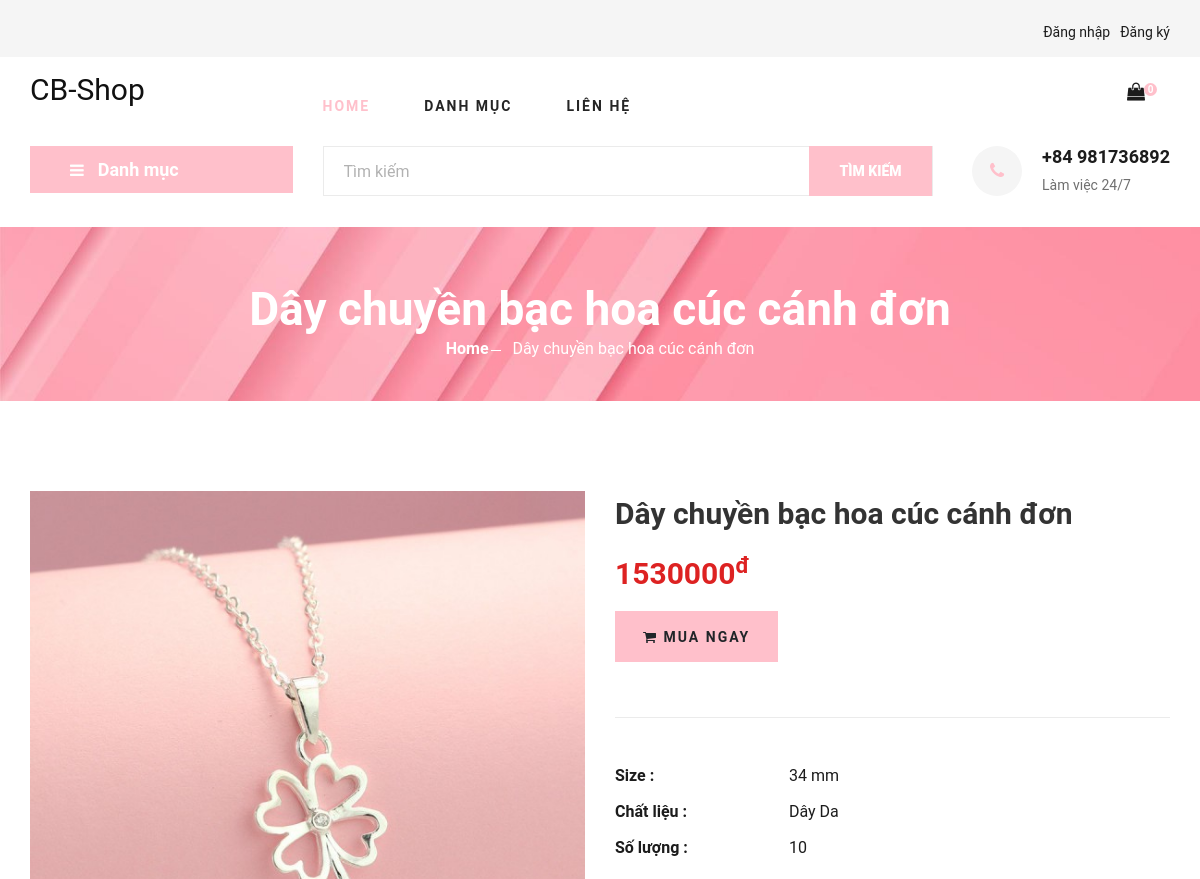
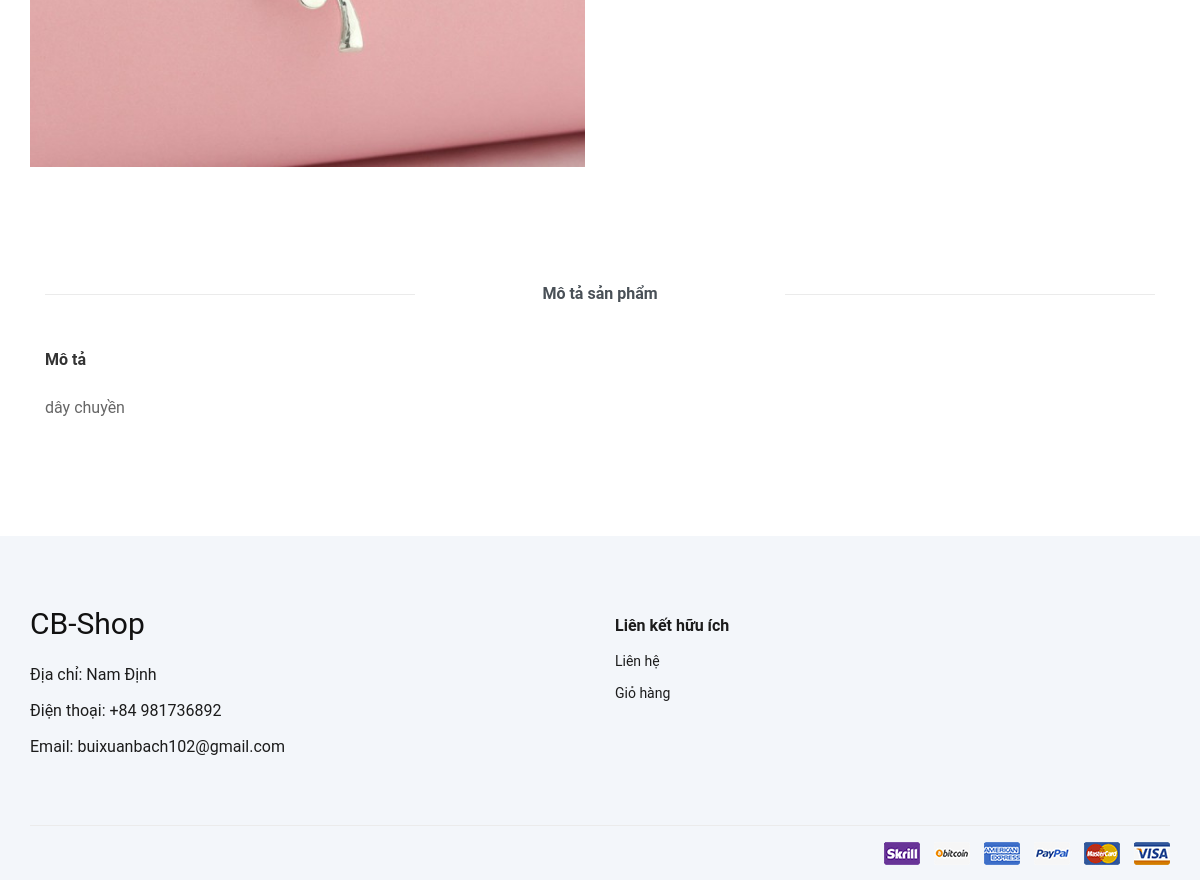
/detail/1, run on the app's committed database (2 pictures, top to bottom).
### home/models.py (models this page shows, shortened)
class Product(models.Model):
    pro_name = models.CharField(max_length=255, verbose_name=_('name'))
    cat_id = models.ForeignKey(Category, on_delete=models.CASCADE, verbose_name=_('category'))
    pro_img = models.ImageField(null=True, verbose_name=_('image'))
    pro_size = models.CharField(max_length=10, verbose_name=_('size'))
    pro_material = models.CharField(max_length=10, verbose_name=_('material'))
    pro_price = models.IntegerField(verbose_name=_('price'))
    pro_quantity = models.IntegerField(verbose_name=_('quantity'))
    pro_desc = models.TextField(verbose_name=_('description'))
    date = models.DateTimeField(auto_now_add= True)
    class Meta:
        verbose_name = _('product')
        verbose_name_plural = _('products')

### home/views.py (the view)
# urls.py: path('detail/<int:pro_id>', views.show_product_detail, name='detail'),
def show_product_detail(request, pro_id):
    DataPro = Product.objects.get(pk=pro_id)
    DataCat = Category.objects.all().order_by('date')
    data = cartData(request)
    order = data['order']
    items = data['items']
    cartItems = data['cartItems']
    context = ({'Product' : DataPro, 'Categories' : DataCat, 'cartItems': cartItems})
    return render(request, 'pages/detail.html', context)

### home/utils.py (called while the page is built, shortened)
def cookieCart(request):
    try:
        cart = json.loads(request.COOKIES['cart'])
    except:
        cart = {}
    print('Cart: ',cart)
    items = []
    order = {'get_cart_items': 0,'get_cart_total': 0}
    cartItems = order['get_cart_items']
    return {'cartItems' : cartItems, 'order': order, 'items': items}

def cartData(request):
    if request.user.is_authenticated :
        customer = request.user.customer
        order, created = Order.objects.get_or_create(customer = customer, complete = False)
        items = order.orderitem_set.all()
        cartItems = order.get_cart_items
    else:
        cookieData = cookieCart(request)
        order = cookieData['order']
        items = cookieData['items']
        cartItems = cookieData['cartItems']
    return {'cartItems' : cartItems, 'order': order, 'items': items}

### home/templates/pages/detail.html (shortened to what this page needs)
{% extends "pages/base.html" %}
{% load static %}
{% block content %}
    <section class="breadcrumb-section set-bg" data-setbg="{% static 'img/breadcrumb.jpg' %}">
        <div class="container">
            <div class="row">
                <div class="col-lg-12 text-center">
                    <div class="breadcrumb__text">
                        <h2>{{Product.pro_name}}</h2>
                        <div class="breadcrumb__option">
                            <a href="{% url 'home' %}">Home</a>
                            <span>{{Product.pro_name}}</span>
                        </div>
                    </div>
                </div>
            </div>
        </div>
    </section>
    <section class="product-details spad">
        <div class="container">
            <div class="row">
                <div class="col-lg-6 col-md-6">
                    <div class="product__details__pic">
                        <div class="product__details__pic__item">
                            <img class="product__details__pic__item--large"
                                src="{{Product.pro_img.url}}" alt="">
                        </div>
                    </div>
                </div>
                <div class="col-lg-6 col-md-6">
                    <div class="product__details__text">
                        <div class="product__details__name">{{Product.pro_name}}</div>
                        <div class="product__details__price">{{Product.pro_price}}<sup>đ</sup></div>
                            <a data-product = {{Product.id}} data-action = "add" class="update-cart primary-btn btn-addToCart"><i class="fa fa-shopping-cart"></i> Mua Ngay</a>
                            <ul>
                                <li><b>Size : </b> <span>{{Product.pro_size}}</span></li>
                                <li><b>Chất liệu : </b> <span>{{Product.pro_material}}</span></li>
                                {% if Product.pro_quantity == 0 %}
                                    <li><b>Số lượng : </b> <span> Hết hàng </span></li>
                                {% else %}
                                    <li><b>Số lượng : </b> <span>{{Product.pro_quantity}}</span></li>
                                {% endif %}
                            </ul>
                        </div>
                    </div>
                </div>
                <div class="col-lg-12">
                    <div class="product__details__tab">
                        <ul class="nav nav-tabs" role="tablist">
                            <li class="nav-item">
                                <a class="nav-link active" data-toggle="tab" href="#tabs-1" role="tab"
                                    aria-selected="true">Mô tả sản phẩm</a>
                            </li>
                        </ul>
                        <div class="tab-content">
                            <div class="tab-pane active" id="tabs-1" role="tabpanel">
                                <div class="product__details__tab__desc">
                                    <h6>Mô tả</h6>
                                    <p>{{Product.pro_desc}}</p>
                                </div>
                            </div>
                        </div>
                    </div>
                </div>
            </div>
    </section>
{% endblock %}

### shoptrangsuc/static/css/style.css (style rules this page uses)
html, body { height: 100%; font-family: 'Roboto', sans-serif; }
h1, h2, h3, h4, h5, h6 { margin: 0; color: #111111; font-weight: 400; }
h2 { font-size: 36px; }
h6 { font-size: 16px; }
p { font-size: 16px; color: #6f6f6f; font-weight: 400; line-height: 26px; margin: 0 0 15px 0; }
img { max-width: 100%; }
ul, ol { padding: 0; margin: 0; }
.set-bg { background-repeat: no-repeat; background-size: cover; background-position: top center; }
.spad { padding-top: 100px; padding-bottom: 100px; }
.primary-btn { display: inline-block; font-size: 14px; padding: 10px 28px 10px; color: #ffffff; text-transform: uppercase; font-weight: 700; background: #FFC0CB; letter-spacing: 2px; border: 0; }
.breadcrumb-section { display: flex; align-items: center; padding: 45px 0 40px; }
.breadcrumb__text h2 { font-size: 46px; color: #ffffff; font-weight: 700; }
.breadcrumb__option a { display: inline-block; font-size: 16px; color: #ffffff; font-weight: 700; margin-right: 20px; position: relative; }
.breadcrumb__option a:after { position: absolute; right: -12px; top: 13px; height: 1px; width: 10px; background: #ffffff; content: ""; }
.breadcrumb__option span { display: inline-block; font-size: 16px; color: #ffffff; }
.product-details { padding-top: 80px; }
.product__details__pic__item { margin-bottom: 20px; }
.product__details__pic__item img { min-width: 100%; }
.product__details__text .product__details__name { font-size: 30px; color: #333; font-weight: 600; margin-bottom: 15px; }
.product__details__text .product__details__price { font-size: 30px; color: #dd2222; font-weight: 600; margin-bottom: 15px; }
.product__details__text .primary-btn { padding: 16px 28px 14px; margin-right: 6px; margin-bottom: 5px; }
.product__details__text ul { border-top: 1px solid #ebebeb; padding-top: 40px; margin-top: 50px; }
.product__details__text ul li { font-size: 16px; color: #1c1c1c; list-style: none; line-height: 36px; }
.product__details__text ul li b { font-weight: 700; width: 170px; display: inline-block; }
.product__details__tab { padding-top: 85px; }
.product__details__tab .nav-tabs { border-bottom: none; justify-content: center; position: relative; }
.product__details__tab .nav-tabs:before { position: absolute; left: 0; top: 12px; height: 1px; width: 370px; background: #ebebeb; content: ""; }
.product__details__tab .nav-tabs:after { position: absolute; right: 0; top: 12px; height: 1px; width: 370px; background: #ebebeb; content: ""; }
.product__details__tab .nav-tabs li { margin-bottom: 0; margin-right: 65px; }
.product__details__tab .nav-tabs li:last-child { margin-right: 0; }
.product__details__tab .nav-tabs li a { font-size: 16px; color: #999999; font-weight: 700; border: none; border-top-left-radius: 0; border-top-right-radius: 0; padding: 0; }
.product__details__tab .product__details__tab__desc { padding-top: 44px; }
.product__details__tab .product__details__tab__desc h6 { font-weight: 700; color: #333333; margin-bottom: 26px; }
.product__details__tab .product__details__tab__desc p { color: #666666; }
.btn-addToCart { border: 0px; }
@media only screen and (min-width: 1200px) { .container { max-width: 1170px; } }
.col-lg-4, .col-lg-6, .col-lg-8, .col-lg-12 { margin-top: 10px; }

### data on the page
Product: pro_name "Dây chuyền bạc hoa cúc cánh đơn", pro_img (picture), pro_price "1530000", pro_size "34 mm", pro_material "Dây Da", pro_quantity "10", pro_desc "dây chuyền"

### other printed values
{{ cartItems }} "0"
